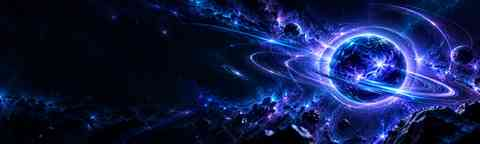
#> input picture assets/technology-banner-background.jpg, 480 x 144 px
$ python generate_technology_banner.py
#> lines starting #> are read from the running program, lines starting #| are printed output that depends on the picture
#!/usr/bin/env python3
"""Generate a professional animated profile banner with rotating technology logos."""
from PIL import Image, ImageDraw, ImageFont, ImageFilter
import cairosvg
import io, math, os, random, re, urllib.request

ROOT = os.path.dirname(os.path.dirname(os.path.abspath(__file__)))
OUT = os.path.join(ROOT, "assets", "technology-skills-banner.gif")
W, H, FRAMES, DURATION = 1200, 360, 36, 70
random.seed(24)

# Cinematic, art-directed background. No grid overlay: the source artwork carries the visual weight.
background_path = os.path.join(ROOT, "assets", "technology-banner-background.jpg")
background = Image.open(background_path).convert("RGB").resize((W, H), Image.Resampling.LANCZOS).convert("RGBA")

# Deepen the left side so the name and headline remain crisp against the brighter space art.
shade = Image.new("RGBA", (W, H), (0, 0, 0, 0))
#> shade: PIL image 1200x360 RGBA; every value is 0
shade_px = shade.load()
for x in range(W):
    strength = max(0.0, 1.0 - x / 760.0)
    alpha = int(205 * strength ** 1.35)
    if alpha:
        for y in range(H):
            shade_px[x, y] = (1, 3, 12, alpha)
background = Image.alpha_composite(background, shade)
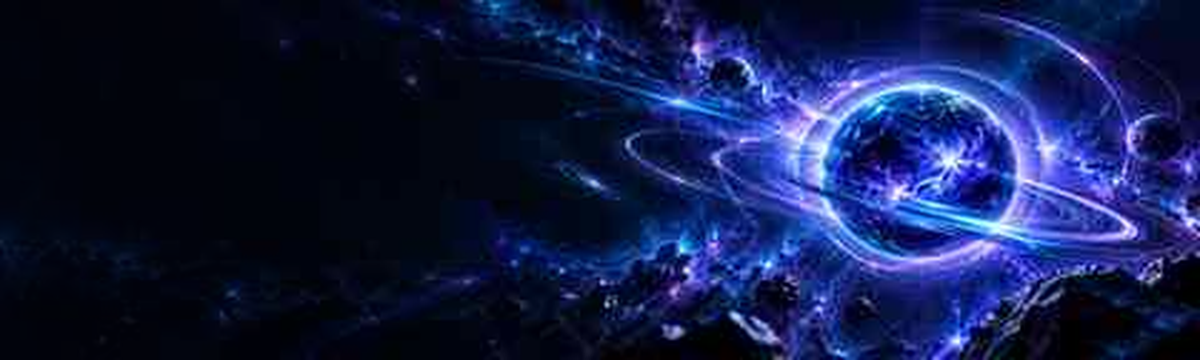
#> background: PIL image 1200x360 RGBA; mean R, G, B, A 18.6, 27.9, 70.7, 255

def font(path, size):
    try:
        return ImageFont.truetype(path, size)
    except OSError:
        return ImageFont.load_default()

title_font = font("/usr/share/fonts/truetype/dejavu/DejaVuSans-Bold.ttf", 42)
sub_font = font("/usr/share/fonts/truetype/dejavu/DejaVuSans.ttf", 15)
pill_font = font("/usr/share/fonts/truetype/dejavu/DejaVuSans-Bold.ttf", 13)
logo_font = font("/usr/share/fonts/truetype/dejavu/DejaVuSans-Bold.ttf", 31)

# Official technology marks from Simple Icons.
TOOLS = [
    ("PYTHON", "3776AB", "python", "develop"),
    ("MYSQL", "4479A1", "mysql", "develop"),
    ("REACT", "61DAFB", "react", "develop"),
    ("FLUTTER", "54C5F8", "flutter", "develop"),
    ("THREE.JS", "FFFFFF", "threedotjs", "develop"),
    ("FASTAPI", "009688", "fastapi", "develop"),
    ("GIT", "F05032", "git", "develop"),
    ("JAVASCRIPT", "F7DF1E", "javascript", "develop"),
]
cx, cy = 910, 145
frames = []
icon_images = {}
for label, hex_color, slug, revision in TOOLS:
    url = f"https://raw.githubusercontent.com/simple-icons/simple-icons/{revision}/icons/{slug}.svg"
    request = urllib.request.Request(url, headers={"User-Agent": "professional-profile-banner/1.0"})
#> (the run stopped early here; a loop or call above may not have finished)
